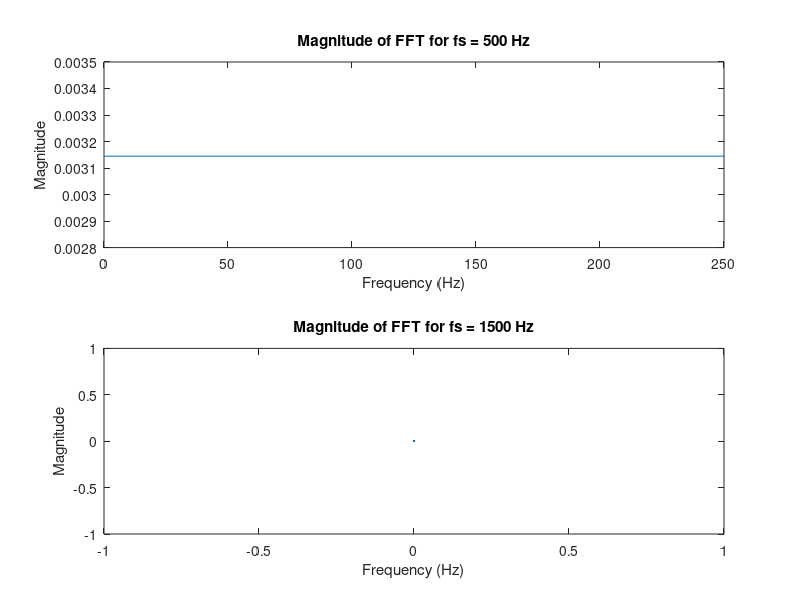

The MATLAB source for this figure: (Note: this script raises an error after producing the figure.)
% Define the time vector
t = linspace(0, 0.02, 1000);

% Define the continuous signal
x_t = sin(2*pi*50*t);

% Define the sampling frequencies
fs_1 = 500;
fs_2 = 1500;

% Define the sampling intervals
T_1 = 1/fs_1;
T_2 = 1/fs_2;

% Sample the continuous signal
x_500 = x_t(1:fs_1:end);
x_1500 = x_t(1:fs_2:end);

% Calculate the FFTs
X_500 = fft(x_500);
X_1500 = fft(x_1500);

% Calculate the frequency vectors
f_500 = (0:length(X_500)-1)*fs_1/length(X_500);
f_1500 = (0:length(X_1500)-1)*fs_2/length(X_1500);

% Plot the magnitudes of the FFTs
figure;
subplot(2,1,1);
plot(f_500, abs(X_500));
title('Magnitude of FFT for fs = 500 Hz');
xlabel('Frequency (Hz)');
ylabel('Magnitude');

subplot(2,1,2);
plot(f_1500, abs(X_1500));
title('Magnitude of FFT for fs = 1500 Hz');
xlabel('Frequency (Hz)');
ylabel('Magnitude');

% Display the plots
sgtitle('Comparison of Frequency Content');
